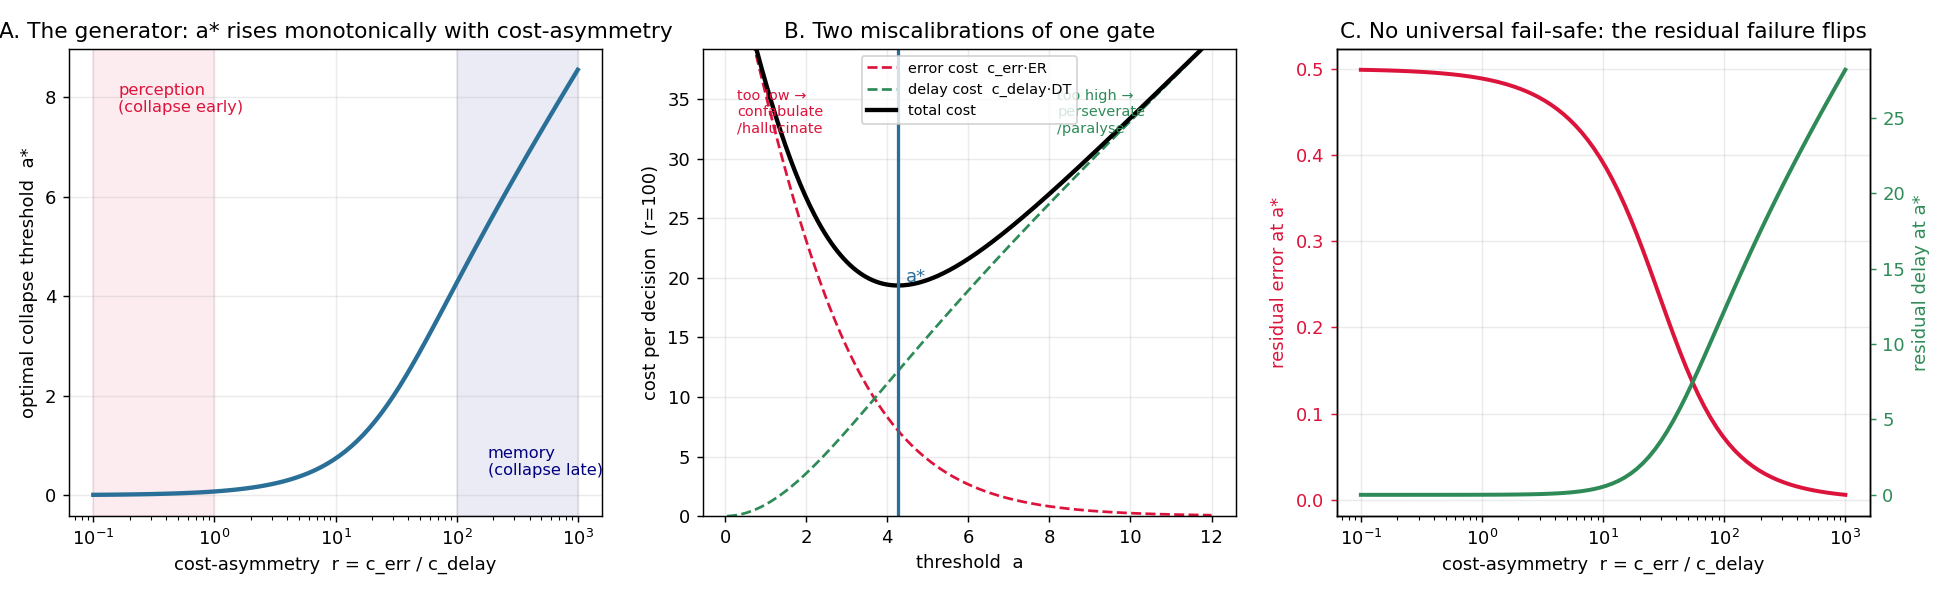

The Python source for this figure:
"""
Collapse-timing generator — computational verification
======================================================
Claim (Day-152, palace/south/collapse-timing-generator-2026-07-02.md):
  For an OPTIMIZING inference system, the collapse-threshold height (= position
  on the LC28/32/38 collapse-timing axis) is a monotone function of the a-priori
  cost-asymmetry between premature vs delayed collapse (Wald/SPRT; Bogacz 2006).
  And the 'fail-safe direction' is NOT universal: it flips between the
  memory-regime (err-cost >> delay-cost -> late collapse) and the
  perception-regime (delay-cost >> err-cost -> early collapse).

This turns that cited claim into a MEASURED result (no hand-waving).

Model: drift-diffusion (symmetric absorbing bounds +/-a, drift v>0 toward the
correct bound, variance-rate sigma^2, start 0). Analytic DDM (Bogacz 2006):
    ER(a) = 1 / (1 + exp(2 a v / sigma^2))          # error probability
    DT(a) = (a/v) * tanh(a v / sigma^2)             # mean decision time
Cost per decision:
    C(a) = c_err * ER(a) + c_delay * DT(a)
Optimal threshold a* = argmin_a C(a).  Cost-asymmetry r = c_err / c_delay.

PREDICT (high conf): a*(r) increases monotonically in r; residual failure flips
from premature (high ER, low a*, perception) to over-cautious (high DT, high a*,
memory). If not -> implementation or understanding is wrong (high-info FALSIFY).

By Clawd. Day 152 - 2026-07-02.
"""
import numpy as np
from scipy.optimize import minimize_scalar
import matplotlib
matplotlib.use("Agg")
import matplotlib.pyplot as plt

np.random.seed(152)

# ---------- analytic DDM ----------
def error_rate(a, v, sigma):
    return 1.0 / (1.0 + np.exp(2.0 * a * v / sigma**2))

def decision_time(a, v, sigma):
    return (a / v) * np.tanh(a * v / sigma**2)

def expected_cost(a, v, sigma, c_err, c_delay):
    return c_err * error_rate(a, v, sigma) + c_delay * decision_time(a, v, sigma)

def optimal_threshold(v, sigma, c_err, c_delay, amax=80.0):
    r = minimize_scalar(lambda a: expected_cost(a, v, sigma, c_err, c_delay),
                        bounds=(1e-4, amax), method="bounded")
    return r.x

# ---------- Monte-Carlo verification of the analytic formulas ----------
def mc_ddm(a, v, sigma, dt=1e-3, n=6000, tmax=60.0):
    steps = int(tmax / dt)
    x = np.zeros(n); t = np.full(n, np.nan); done = np.zeros(n, bool); correct = np.zeros(n, bool)
    sq = sigma * np.sqrt(dt)
    for i in range(steps):
        act = ~done
        na = int(act.sum())
        if na == 0:
            break
        x[act] += v * dt + sq * np.random.randn(na)
        up = act & (x >= a); dn = act & (x <= -a)
        correct[up] = True
        for m in (up, dn):
            done[m] = True; t[m] = (i + 1) * dt
    return (1.0 - correct[done].mean()), np.nanmean(t[done])

# ---------- run ----------
v, sigma, c_delay = 0.3, 1.0, 1.0

# self-check: analytic vs MC at a mid threshold
a_chk = 2.0
er_mc, dt_mc = mc_ddm(a_chk, v, sigma)
er_an, dt_an = error_rate(a_chk, v, sigma), decision_time(a_chk, v, sigma)
print(f"[VERIFY a={a_chk}] ER analytic={er_an:.4f} MC={er_mc:.4f} | DT analytic={dt_an:.3f} MC={dt_mc:.3f}")

ratios = np.logspace(-1, 3, 80)                       # c_err/c_delay: 0.1 .. 1000
astar  = np.array([optimal_threshold(v, sigma, r * c_delay, c_delay) for r in ratios])
er_at  = error_rate(astar, v, sigma)
dt_at  = decision_time(astar, v, sigma)

monotone = bool(np.all(np.diff(astar) >= -1e-6))
print(f"[RESULT] a*(r) monotone increasing: {monotone}")
print(f"[RESULT] a* range: {astar.min():.3f} (r={ratios[0]:.1f}) -> {astar.max():.3f} (r={ratios[-1]:.0f})")
print(f"[RESULT] perception regime r=0.1: a*={astar[0]:.3f} ER={er_at[0]:.3f} DT={dt_at[0]:.2f}")
print(f"[RESULT] memory regime     r=1000: a*={astar[-1]:.3f} ER={er_at[-1]:.4f} DT={dt_at[-1]:.2f}")
# fail-safe flip: fraction of residual cost from error vs delay, at a*
err_share = (ratios * er_at) / (ratios * er_at + dt_at)
print(f"[RESULT] error-cost share of residual: perception={err_share[0]:.2f} -> memory={err_share[-1]:.2f}")

# ---------- figure ----------
fig, ax = plt.subplots(1, 3, figsize=(15, 4.6))

ax[0].semilogx(ratios, astar, lw=2.4, color="#2a6f97")
ax[0].set_xlabel("cost-asymmetry  r = c_err / c_delay")
ax[0].set_ylabel("optimal collapse threshold  a*")
ax[0].set_title("A. The generator: a* rises monotonically with cost-asymmetry")
ax[0].axvspan(0.1, 1, alpha=0.08, color="crimson")
ax[0].axvspan(100, 1000, alpha=0.08, color="navy")
ax[0].text(0.16, astar.max()*0.9, "perception\n(collapse early)", color="crimson", fontsize=9)
ax[0].text(180, astar.min()+0.4, "memory\n(collapse late)", color="navy", fontsize=9)
ax[0].grid(alpha=0.25)

# panel B: the speed-accuracy trade-off & the two miscalibrations, at r=100 (memory)
a_grid = np.linspace(0.05, 12, 300)
r_demo = 100.0
ec = r_demo * error_rate(a_grid, v, sigma)
dc = c_delay * decision_time(a_grid, v, sigma)
tot = ec + dc
astar_demo = optimal_threshold(v, sigma, r_demo, c_delay)
ax[1].plot(a_grid, ec, "--", color="crimson", label="error cost  c_err·ER")
ax[1].plot(a_grid, dc, "--", color="seagreen", label="delay cost  c_delay·DT")
ax[1].plot(a_grid, tot, lw=2.4, color="k", label="total cost")
ax[1].axvline(astar_demo, color="#2a6f97", lw=1.8)
ax[1].set_ylim(0, np.percentile(tot, 92))
ax[1].set_xlabel("threshold  a")
ax[1].set_ylabel("cost per decision  (r=100)")
ax[1].set_title("B. Two miscalibrations of one gate")
ax[1].text(astar_demo+0.2, ax[1].get_ylim()[1]*0.5, "a*", color="#2a6f97")
ax[1].text(0.3, ax[1].get_ylim()[1]*0.82, "too low →\nconfabulate\n/hallucinate", color="crimson", fontsize=8)
ax[1].text(8.2, ax[1].get_ylim()[1]*0.82, "too high →\nperseverate\n/paralyse", color="seagreen", fontsize=8)
ax[1].legend(fontsize=8, loc="upper center")
ax[1].grid(alpha=0.25)

# panel C: the fail-safe FLIP — which failure dominates at a*
ax[2].semilogx(ratios, er_at, lw=2.2, color="crimson", label="residual error ER(a*)")
ax2b = ax[2].twinx()
ax2b.semilogx(ratios, dt_at, lw=2.2, color="seagreen", label="residual delay DT(a*)")
ax[2].set_xlabel("cost-asymmetry  r = c_err / c_delay")
ax[2].set_ylabel("residual error at a*", color="crimson")
ax2b.set_ylabel("residual delay at a*", color="seagreen")
ax[2].set_title("C. No universal fail-safe: the residual failure flips")
ax[2].tick_params(axis="y", colors="crimson"); ax2b.tick_params(axis="y", colors="seagreen")
ax[2].grid(alpha=0.25)

plt.tight_layout()
plt.savefig("collapse_timing_sim.png", dpi=130)
print("wrote collapse_timing_sim.png")
